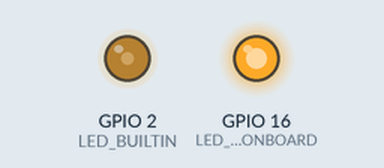
Simulated run of this sketch. Board: ESP8266 (NodeMCU). Shown: output pins drawn as LEDs (lit = HIGH, except the on-board LED, lit = LOW). What the sketch prints to the serial monitor is not drawn.

Above: at 0.05 s.
At 0.5 s:
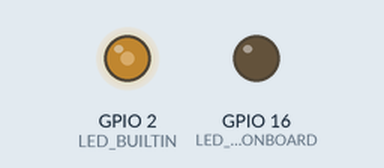
At 0.7 s:
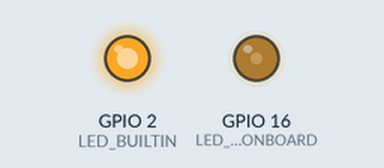
At 0.95 s:
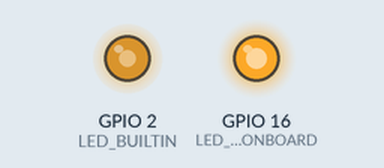
Timing chart, 0 to 3.0 s (numbered marks = the images above):
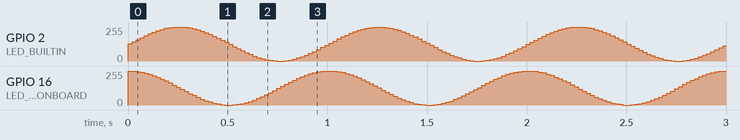

The sketch:

led-display.ino
```cpp
// (licence header left out)
#define DEBUG true              // flag to turn on/off debugging

#define RAD_2 2 * M_PI
#define PERIOD_MILLIS 1000

#define LED_BUILTIN          2  // default GPIO 2 (blue)
#define LED_BUILTIN_ONBOARD 16  // optional onboard GPIO 16 (red) ESP8266 only

#if defined(ESP32)
#define LEDC_CHANNEL_0         0
#define LEDC_TIMER_13_BIT     13 // duty resolution of 13 bits 2^13 = 8192 discrete levels of LED intensity
#define MAX_DUTY            8192 // 2^LEDC_TIMER_RESOLUTION
#define LEDC_BASE_FREQ      5000 // 5kHz has maximum duty resolution of 13 bits
#endif

int duty(int maxDuty, double (*pMathFunction)(double rad) = sin)
{
  const double magnitude = (*pMathFunction)((millis() % PERIOD_MILLIS) * RAD_2 / PERIOD_MILLIS);
  // math values range -1 .. +1
  // following math makes duty range 0 .. maxDuty ie 0 .. 256
  const int duty = ((maxDuty/2) * magnitude) + (maxDuty/2);

#if DEBUG
  Serial.println(duty);
#endif

  return duty;
}

void ledShow()
{
#if defined(ESP32)
  ledcWrite(LEDC_CHANNEL_0, duty(MAX_DUTY));
#else
  analogWrite(LED_BUILTIN, duty(256)); // 2^8
#endif

#if defined(ESP8266) // only ESP8266 has a 2nd inbuilt LED
  analogWrite(LED_BUILTIN_ONBOARD, duty(256, std::cos));
#endif
}

void setup()
{
#if DEBUG
  Serial.begin(115200);
#endif

  pinMode(LED_BUILTIN, OUTPUT);
  pinMode(LED_BUILTIN_ONBOARD, OUTPUT);

#if defined(ESP32)
  ledcSetup(LEDC_CHANNEL_0, LEDC_BASE_FREQ, LEDC_TIMER_13_BIT);
  ledcAttachPin(LED_BUILTIN, LEDC_CHANNEL_0);
#endif
}

void loop()
{
  ledShow();
  delay(20);
}
```
